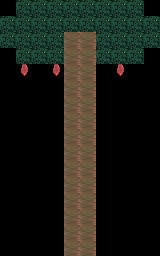

The image is a tile-based game level rendered from a .tmx file. Its description and complete source (layers, tilesets, objects, tile grids) follow:
An orthogonal 10x16 tile map with 16x16 px tiles, 1 tile layer (Tile Layer 1), 2 tilesets.

<map version="1.10" tiledversion="1.11.2" orientation="orthogonal" renderorder="right-down" width="10" height="16" tilewidth="16" tileheight="16" infinite="0" nextlayerid="2" nextobjectid="1">
 <tileset firstgid="1" source="Blocks.tsx" />
 <tileset firstgid="65" source="../Blocks.tsx" />
 <layer id="1" name="Tile Layer 1" width="10" height="16">
  <data encoding="csv">
0,18,18,18,18,18,18,18,18,0,
18,18,18,18,18,18,18,18,18,18,
18,18,18,18,44,44,18,18,18,18,
0,18,18,18,44,44,18,18,18,0,
0,45,0,45,44,44,0,45,0,0,
0,0,0,0,44,44,0,0,0,0,
0,0,0,0,44,44,0,0,0,0,
0,0,0,0,44,44,0,0,0,0,
0,0,0,0,44,44,0,0,0,0,
0,0,0,0,44,44,0,0,0,0,
0,0,0,0,44,44,0,0,0,0,
0,0,0,0,44,44,0,0,0,0,
0,0,0,0,44,44,0,0,0,0,
0,0,0,0,44,44,0,0,0,0,
0,0,0,0,44,44,0,0,0,0,
0,0,0,0,44,44,0,0,0,0
</data>
 </layer>
</map>
